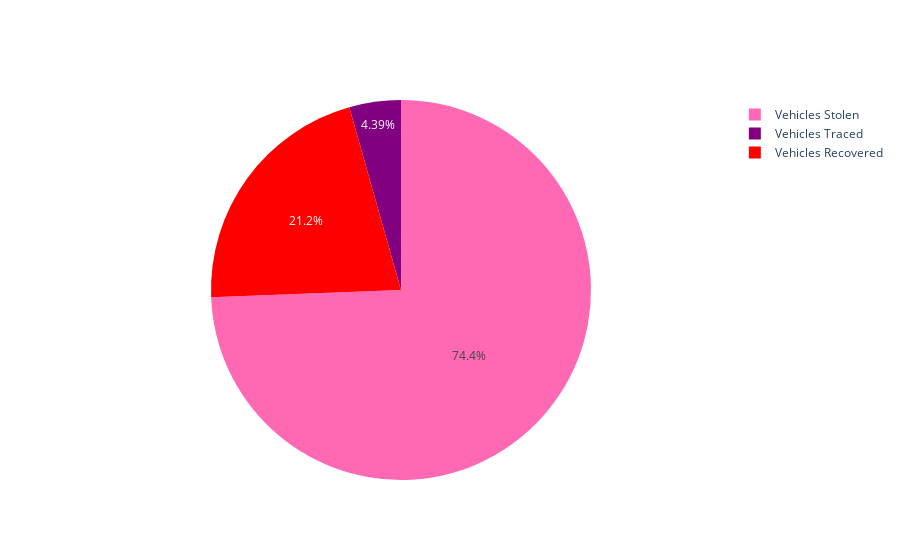

Notebook cell for this chart:
### Code cell
auto_theft_traced = auto_theft['Auto_Theft_Coordinated/Traced'].sum()
auto_theft_recovered = auto_theft['Auto_Theft_Recovered'].sum()
auto_theft_stolen = auto_theft['Auto_Theft_Stolen'].sum()

vehicle_group = ['Vehicles Stolen','Vehicles Traced','Vehicles Recovered']
vehicle_vals = [auto_theft_stolen,auto_theft_traced,auto_theft_recovered]

colors = ['hotpink','purple','red']

fig = go.Figure(data=[go.Pie(labels=vehicle_group, values=vehicle_vals,sort=False,
                            marker=dict(colors=colors),textfont_size=12)])

fig.show()

### Figure 1 — Plotly figure (JSON) as saved in the notebook; plotly's stock layout.template omitted (floating-point values rounded to 4 significant figures)
{"data": [{"labels": ["Vehicles Stolen", "Vehicles Traced", "Vehicles Recovered"], "marker": {"colors": ["hotpink", "purple", "red"]}, "sort": false, "textfont": {"size": 12}, "type": "pie", "values": [1919890, 113228, 547292]}], "layout": {"autosize": true}}
